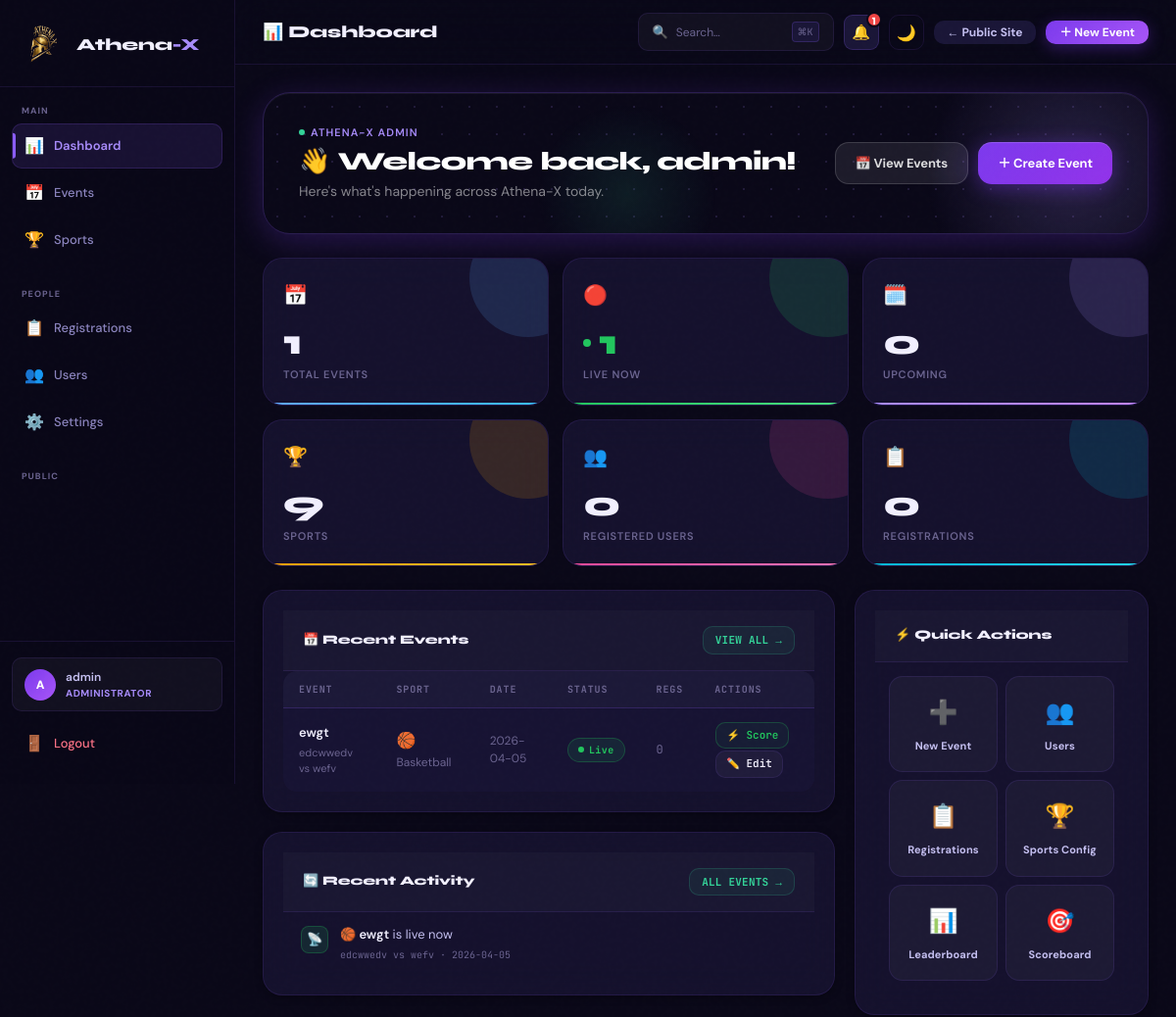
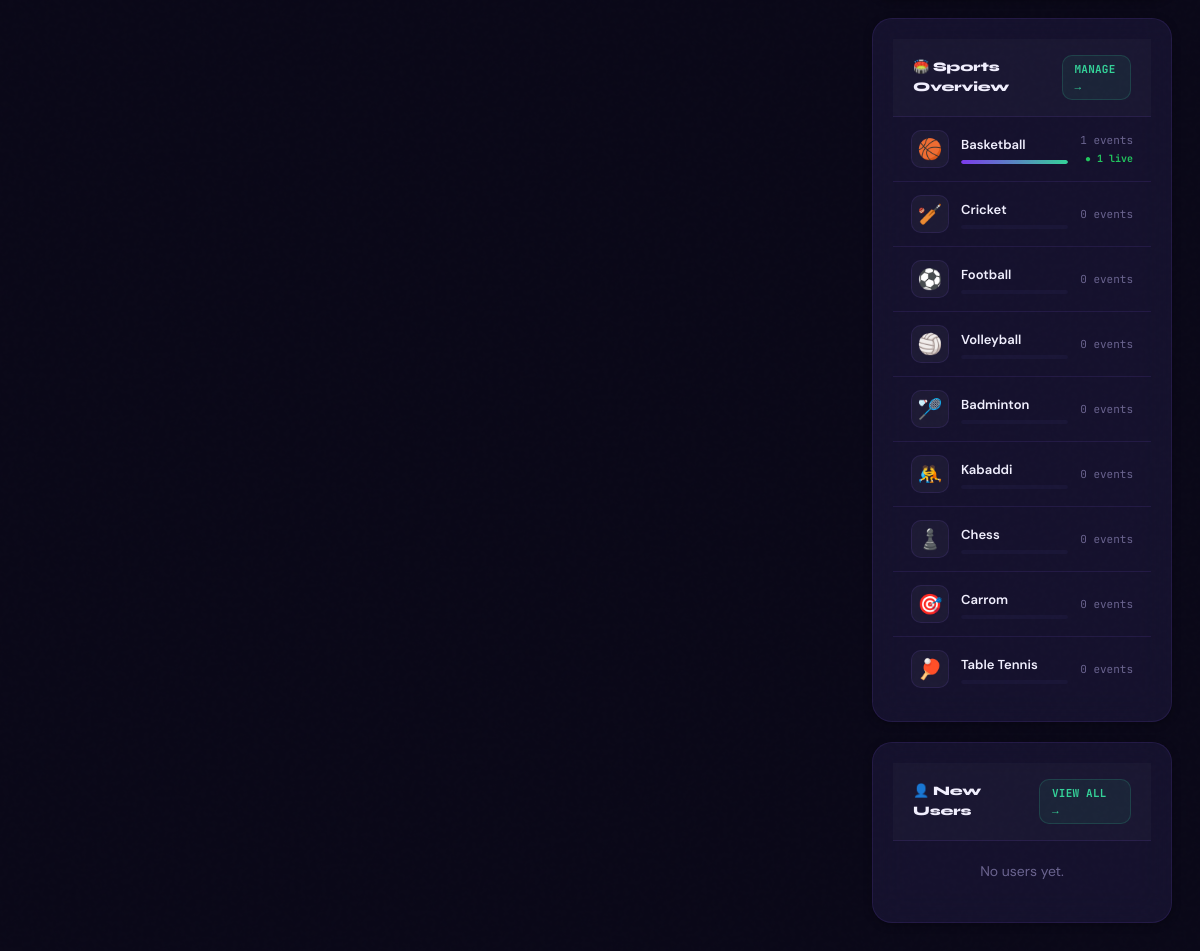
The page /admin/dashboard (signed in) on the database its author committed (2 pictures, top to bottom).
### tables this page shows
CREATE TABLE events (
                id INTEGER PRIMARY KEY AUTOINCREMENT,
                sport_id INTEGER,
                title TEXT NOT NULL,
                team1 TEXT NOT NULL, team2 TEXT NOT NULL,
                venue TEXT, event_date TEXT, event_time TEXT,
                description TEXT,
                max_registrations INTEGER DEFAULT 0,
                total_overs INTEGER DEFAULT 6,
                status TEXT DEFAULT 'upcoming',
                result TEXT,
                created_at TIMESTAMP DEFAULT CURRENT_TIMESTAMP,
                FOREIGN KEY(sport_id) REFERENCES sports(id)
            );

CREATE TABLE sports (
                id INTEGER PRIMARY KEY AUTOINCREMENT,
                name TEXT NOT NULL, icon TEXT DEFAULT '🏆',
                description TEXT, is_active INTEGER DEFAULT 1,
                created_at TIMESTAMP DEFAULT CURRENT_TIMESTAMP
            );

### app.py (the view)
@app.route('/admin/dashboard')
@admin_required
def admin_dashboard():
    with get_db() as conn:
        stats = {
            'users': conn.execute("SELECT COUNT(*) FROM users WHERE role='user'").fetchone()[0],
            'events': conn.execute("SELECT COUNT(*) FROM events").fetchone()[0],
            'live': conn.execute("SELECT COUNT(*) FROM events WHERE status='live'").fetchone()[0],
            'upcoming': conn.execute("SELECT COUNT(*) FROM events WHERE status='upcoming'").fetchone()[0],
            'sports': conn.execute("SELECT COUNT(*) FROM sports").fetchone()[0],
            'registrations': conn.execute("SELECT COUNT(*) FROM registrations").fetchone()[0],
        }
        recent_events = [dict(e) for e in conn.execute("SELECT e.*,s.name sport_name,s.icon sport_icon,(SELECT COUNT(*) FROM registrations r WHERE r.event_id=e.id) reg_count FROM events e LEFT JOIN sports s ON e.sport_id=s.id ORDER BY e.created_at DESC LIMIT 8").fetchall()]
        recent_users = [dict(u) for u in conn.execute("SELECT * FROM users WHERE role='user' ORDER BY created_at DESC LIMIT 6").fetchall()]
        sport_stats = [dict(r) for r in conn.execute("SELECT s.name,s.icon,COUNT(e.id) total,SUM(CASE WHEN e.status='live' THEN 1 ELSE 0 END) live_cnt,SUM(CASE WHEN e.status='completed' THEN 1 ELSE 0 END) done FROM sports s LEFT JOIN events e ON e.sport_id=s.id GROUP BY s.id ORDER BY total DESC").fetchall()]
    return render_template('admin/dashboard.html',stats=stats,recent_events=recent_events,recent_users=recent_users,sport_stats=sport_stats,admin_name=session.get('username'))

### app.py (called while the page is built, shortened)
@app.after_request
def add_security_headers(resp):
    resp.headers['X-Frame-Options']        = 'SAMEORIGIN'
    resp.headers['X-Content-Type-Options'] = 'nosniff'
    resp.headers['X-XSS-Protection']       = '1; mode=block'
    resp.headers['Referrer-Policy']        = 'strict-origin-when-cross-origin'
    resp.headers['Strict-Transport-Security'] = 'max-age=31536000; includeSubDomains'
    resp.headers['Permissions-Policy']     = 'geolocation=(), microphone=(), camera=()'
    return resp

def get_db():
    conn = sqlite3.connect(DB_PATH)
    conn.row_factory = sqlite3.Row
    conn.execute("PRAGMA foreign_keys = ON")
    return conn

def get_sport_name(ev):
    return (ev.get('sport_name') or '').lower()

def sport_admin_url(event):
    sport = get_sport_name(event)
    eid = event['id']
    if 'cricket' in sport: return url_for('admin_cricket_scoring', eid=eid)
    if 'kabaddi' in sport: return url_for('admin_kabaddi_scoring', eid=eid)
    if 'football' in sport or 'soccer' in sport: return url_for('admin_football_scoring', eid=eid)
    if 'basketball' in sport: return url_for('admin_basketball_scoring', eid=eid)

def is_admin(): return session.get('role') == 'admin'

def admin_required(f):
    @wraps(f)
    def dec(*a,**kw):
        if not is_admin():
            return redirect(url_for('admin_login'))
        return f(*a,**kw)
    return dec

### templates/admin/dashboard.html (shortened to what this page needs)
{% extends "admin/base.html" %}
{% block page_title %}📊 Dashboard{% endblock %}
{% block head %}
<link rel="stylesheet" href="/static/css/admin/dashboard.css"/>
{% endblock %}
{% block topbar_actions %}
<a href="/" class="btn btn-secondary btn-sm" target="_blank">← Public Site</a>
<a href="/admin/events" class="btn btn-primary btn-sm">＋ New Event</a>
{% endblock %}
{% block content %}
<div class="dash-welcome">
  <div class="welcome-grid-bg"></div>
  <div class="dash-welcome-text">
    <div class="greeting">
      <span class="greeting-dot"></span> Athena-X Admin
    </div>
    <h2>👋 Welcome back, {{ admin_name }}!</h2>
    <p>Here's what's happening across Athena-X today.</p>
  </div>
  <div class="dash-welcome-actions">
    <a href="/admin/events" class="welcome-btn welcome-btn-ghost">📅 View Events</a>
    <a href="/admin/events" class="welcome-btn welcome-btn-accent">＋ Create Event</a>
  </div>
</div>
<div class="stats-grid-v2">
  <div class="stat-card-v2 c-total">
    <span class="sv2-icon">📅</span>
    <div class="sv2-val">{{ stats.events }}</div>
    <div class="sv2-label">Total Events</div>
  </div>
  <div class="stat-card-v2 c-live">
    <span class="sv2-icon">🔴</span>
    <div class="sv2-val">
      {% if stats.live %}<span class="live-dot"></span>{% endif %}{{ stats.live }}
    </div>
    <div class="sv2-label">Live Now</div>
  </div>
  <div class="stat-card-v2 c-upcoming">
    <span class="sv2-icon">🗓️</span>
    <div class="sv2-val">{{ stats.upcoming }}</div>
    <div class="sv2-label">Upcoming</div>
  </div>
  <div class="stat-card-v2 c-sports">
    <span class="sv2-icon">🏆</span>
    <div class="sv2-val">{{ stats.sports }}</div>
    <div class="sv2-label">Sports</div>
  </div>
  <div class="stat-card-v2 c-users">
    <span class="sv2-icon">👥</span>
    <div class="sv2-val">{{ stats.users }}</div>
    <div class="sv2-label">Registered Users</div>
  </div>
  <div class="stat-card-v2 c-regs">
    <span class="sv2-icon">📋</span>
    <div class="sv2-val">{{ stats.registrations }}</div>
    <div class="sv2-label">Registrations</div>
  </div>
</div>
<div class="dash-main">
  <div class="dash-left">
    <div class="dash-section">
      <div class="ds-head">
        <h3>📅 Recent Events</h3>
        <a href="/admin/events">View All →</a>
      </div>
      <div class="ds-body">
        <table class="admin-table">
          <thead>
            <tr>
              <th>Event</th><th>Sport</th><th>Date</th><th>Status</th><th>Regs</th><th>Actions</th>
            </tr>
          </thead>
          <tbody>
          {% for ev in recent_events %}
          <tr>
            <td>
              <a href="/admin/events/{{ ev.id }}">{{ ev.title }}</a>
              <div class="muted-cell" style="font-size:11px;margin-top:2px;">{{ ev.team1 }} vs {{ ev.team2 }}</div>
            </td>
            <td>
              <span style="font-size:16px;">{{ ev.sport_icon or '🏆' }}</span>
              <span class="muted-cell">{{ ev.sport_name or '—' }}</span>
            </td>
            <td class="muted-cell">{{ ev.event_date or '—' }}</td>
            <td>
              <span class="status-badge status-{{ ev.status }}">
                {% if ev.status == 'live' %}<span class="live-dot" style="width:6px;height:6px;"></span>{% endif %}
                {{ ev.status.title() }}
              </span>
            </td>
            <td class="muted-cell" style="font-family:var(--font-mono);">{{ ev.reg_count }}</td>
            <td>
              {% if ev.status in ('live', 'upcoming') and ev.sport_name %}
              <a href="{{ sport_admin_url(ev) }}" class="tbl-btn score-btn">⚡ Score</a>
              {% endif %}
              <a href="/admin/events/{{ ev.id }}" class="tbl-btn">✏️ Edit</a>
            </td>
          </tr>
          {% endfor %}
          </tbody>
        </table>
      </div>
    </div>
    <div class="dash-section">
      <div class="ds-head">
        <h3>🔄 Recent Activity</h3>
        <a href="/admin/events">All Events →</a>
      </div>
      <div class="ds-body">
        {% for ev in recent_events[:8] %}
          {% if ev.status == 'live' %}
          <div class="activity-item">
            <div class="activity-icon live">📡</div>
            <div>
              <div class="activity-text"><strong>{{ ev.sport_icon or '🏆' }} {{ ev.title }}</strong> is live now</div>
              <div class="activity-time">{{ ev.team1 }} vs {{ ev.team2 }}{% if ev.event_date %} · {{ ev.event_date }}{% endif %}</div>
            </div>
          </div>
          {% endif %}
        {% else %}
          <div style="padding:24px;text-align:center;color:var(--muted2);font-size:14px;">No recent activity</div>
        {% endfor %}
      </div>
    </div>
  </div>
  <div class="dash-right">
    <div class="dash-section">
      <div class="ds-head"><h3>⚡ Quick Actions</h3></div>
      <div class="quick-actions">
        <a href="/admin/events"        class="quick-action-btn"><span class="qa-icon">➕</span>New Event</a>
        <a href="/admin/users"         class="quick-action-btn"><span class="qa-icon">👥</span>Users</a>
        <a href="/admin/registrations" class="quick-action-btn"><span class="qa-icon">📋</span>Registrations</a>
        <a href="/admin/sports"        class="quick-action-btn"><span class="qa-icon">🏆</span>Sports Config</a>
        <a href="/leaderboard" target="_blank" class="quick-action-btn"><span class="qa-icon">📊</span>Leaderboard</a>
        <a href="/scoreboard"  target="_blank" class="quick-action-btn"><span class="qa-icon">🎯</span>Scoreboard</a>
      </div>
    </div>
    <div class="dash-section">
      <div class="ds-head">
        <h3>🏟️ Sports Overview</h3>
        <a href="/admin/sports">Manage →</a>
      </div>
      <div class="ds-body">
        {% set max_total = namespace(val=1) %}
        {% for s in sport_stats %}{% if (s.total or 0) > max_total.val %}{% set max_total.val = s.total %}{% endif %}{% endfor %}
        {% for s in sport_stats %}
        <div class="sport-row">
          <div class="sport-icon-wrap">{{ s.icon }}</div>
          <div class="sport-info">
            <div class="sport-name">{{ s.name }}</div>
            <div class="sport-bar-wrap">
              <div class="sport-bar" style="width:{{ ((s.total or 0) / max_total.val * 100)|round|int }}%"></div>
            </div>
          </div>
          <div class="sport-counts">
            <div>{{ s.total or 0 }} events</div>
            {% if s.live_cnt %}<div class="sport-live-badge">● {{ s.live_cnt }} live</div>{% endif %}
          </div>
        </div>
        {% else %}
          <div style="padding:20px;text-align:center;color:var(--muted2);font-size:14px;">No sports configured yet.</div>
        {% endfor %}
      </div>
    </div>
    <div class="dash-section">
      <div class="ds-head">
        <h3>👤 New Users</h3>
        <a href="/admin/users">View all →</a>
      </div>
      <div class="ds-body">
        {% for u in recent_users %}
        <div class="user-row">
          <div class="user-avatar">{{ u.username[0] }}</div>
          <div class="user-meta">
            <div class="user-name">{{ u.full_name or u.username }}</div>
            <div class="user-handle">@{{ u.username }}</div>
          </div>
          <div class="user-date">{{ u.created_at[:10] if u.created_at else '—' }}</div>
        </div>
        {% else %}
          <div style="padding:20px;text-align:center;color:var(--muted2);font-size:14px;">No users yet.</div>
        {% endfor %}
      </div>
    </div>
  </div>
</div>
{% endblock %}

### static/css/style.css (style rules this page uses)
*, *::before, *::after { box-sizing: border-box; margin: 0; padding: 0; }
:root { --bg: #04080f; --bg2: #090f1a; --bg3: #0e1520; --bg4: #151e2d; --card: #090f1a; --card2: #0e1520; --border: rgba(0,255,160,0.07); --border2: rgba(0,255,160,0.13); --accent: #00c896; --accent-h: #00a87d; --accent2: #00ffb2; --green: #00c896; --green2: #00ffb2; --red: #ff4757; --yellow: #ffd32a; --orange: #ff9f43; --purple: #c56ef8; --pink: #ff6b9d; --cyan: #00d2d3; --text: #e8f4f0; --text2: #b8d4cc; --muted: #6b8f82; --muted2: #4a6358; --shadow: 0 1px 3px rgba(0,0,0,0.7),0 4px 24px rgba(0,0,0,0.5); --shadow-lg: 0 8px 40px rgba(0,0,0,0.8); --shadow-xl: 0 20px 60px rgba(0,0,0,0.9); --radius: 14px; --radius-sm: 9px; --radius-xs: 5px; --font: 'Outfit',-apple-system,sans-serif; --font-num: 'Rajdhani','Outfit',sans-serif; --nav-bg: rgba(4,8,15,0.93); --nav-border:rgba(0,255,160,0.08); --input-bg: #0e1520; --tr: all 0.2s cubic-bezier(0.4,0,0.2,1); --glow-blue: 0 0 20px rgba(0,200,150,0.3); --glow-green:0 0 20px rgba(0,255,178,0.3); --bg-card: #090f1a; --bg-dark: #04080f; }
html { scroll-behavior: smooth; }
html, body { min-height: 100%; background: var(--bg); color: var(--text); font-family: var(--font); font-size: 15px; line-height: 1.6; -webkit-font-smoothing: antialiased; -moz-osx-font-smoothing: grayscale; transition: background 0.3s, color 0.3s; background-image: radial-gradient(ellipse at 20% 10%, rgba(0,200,150,0.04) 0%, transparent 50%), radial-gradient(ellipse at 80% 90%, rgba(0,210,211,0.03) 0%, transparent 50%); }
a { color: var(--accent2); text-decoration: none; transition: var(--tr); }
.btn { display:inline-flex; align-items:center; gap:8px; padding:11px 24px; border-radius:10px; font-size:14px; font-weight:600; border:none; cursor:pointer; transition:var(--tr); text-decoration:none; line-height:1; white-space:nowrap; }
.btn-primary { background: linear-gradient(135deg,var(--accent),#00a87d); color:#04080f; font-weight:700; box-shadow: 0 4px 16px rgba(0,200,150,0.3); }
.btn-secondary { background:var(--bg3); color:var(--text2); border:1px solid var(--border2); }
.btn-sm { padding:7px 14px; font-size:13px; }
.status-badge { display:inline-block; padding:4px 12px; border-radius:20px; font-size:11px; font-weight:700; letter-spacing:0.3px; text-transform:capitalize; }
.status-live, .status-active { background:rgba(34,197,94,.12); color:var(--green); border:1px solid rgba(34,197,94,.25); }
.admin-table { width:100%; border-collapse:collapse; font-size:14px; background:var(--card); border-radius:var(--radius); overflow:hidden; }
.admin-table thead th { background:var(--bg3); color:var(--muted); font-size:11px; text-transform:uppercase; letter-spacing:0.5px; padding:12px 16px; text-align:left; font-weight:700; border-bottom:1px solid var(--border); }
.admin-table tbody td { padding:12px 16px; border-bottom:1px solid var(--border); vertical-align:middle; }
.admin-table tbody tr:last-child td { border-bottom:none; }
.dash-section { background:var(--card); border:1px solid var(--border); border-radius:var(--radius); padding:20px; box-shadow:var(--shadow); }
.tbl-btn { display:inline-block; padding:4px 13px; border-radius:16px; font-size:12px; font-weight:600; background:var(--bg3); border:1px solid var(--border); color:var(--text2); cursor:pointer; transition:var(--tr); margin:1px; }
.muted-cell { color:var(--muted2); font-size:13px; }

### rows shown on the page
events: title "ewgt", team1 "edcwwedv", team2 "wefv", icon "🏀", name "Basketball", event_date "2026-04-05", status "Live", reg_count "0"
sports: icon "🏀", name "Basketball", {{ ((s.total or 0) / max_total.val * 100)|round|int }} 100 (drawn), is_active "1", live_cnt "1"
sports: icon "🏏", name "Cricket", total "0"
sports: icon "⚽", name "Football", total "0"
sports: icon "🏐", name "Volleyball", total "0"
sports: icon "🏸", name "Badminton", total "0"
sports: icon "🤼", name "Kabaddi", total "0"
sports: icon "♟️", name "Chess", total "0"
sports: icon "🎯", name "Carrom", total "0"
sports: icon "🏓", name "Table Tennis", total "0"

### other values the page prints
{{ session.get('username','Admin') }} "admin"
{{ admin_name }} "admin"
{{ stats.events }} "1"
{{ stats.live }} "1"
{{ stats.upcoming }} "0"
{{ stats.sports }} "9"
{{ stats.users }} "0"
{{ stats.registrations }} "0"
